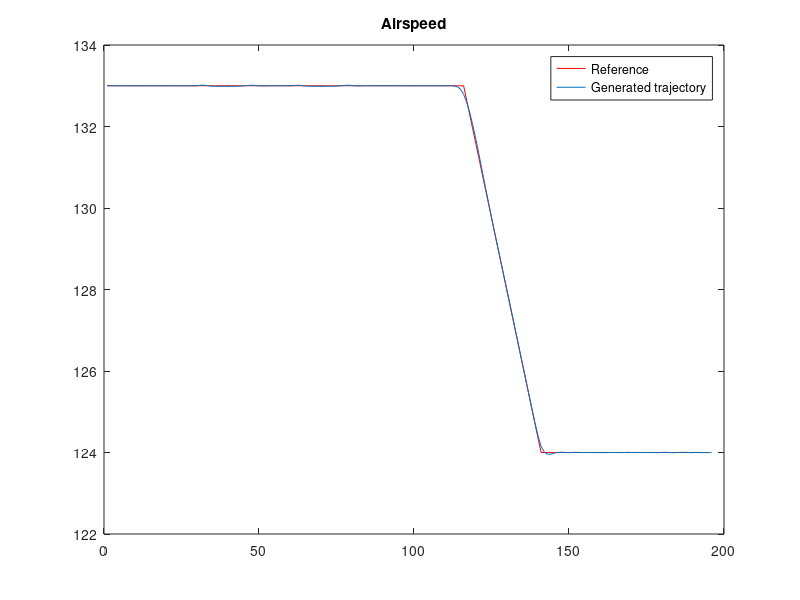
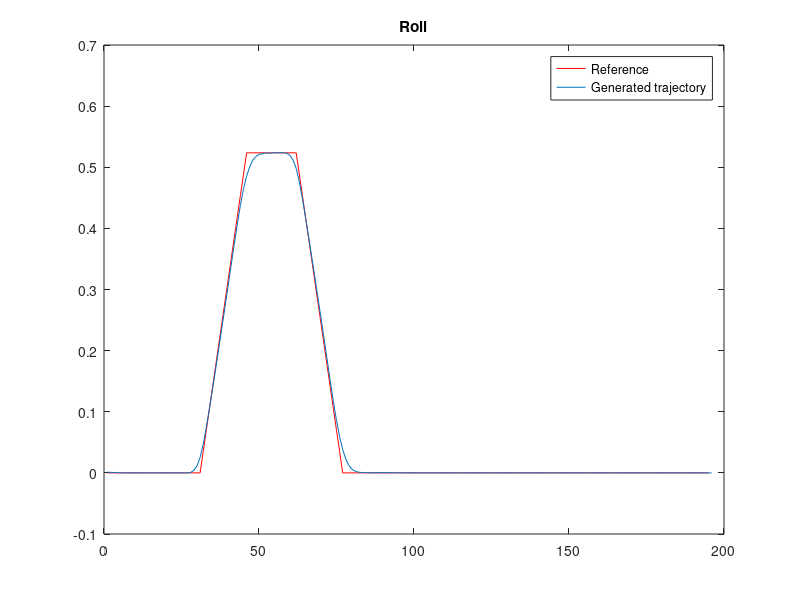

Write MATLAB code to recreate these figures, in order. (Note: this script raises an error after producing the figures.)
clear all;  close all;
randn('state', 0);

%% load data and simplify notation
load datB747
nx = dat.dim.nx;
nu = dat.dim.nu;
N = dat.time.N;
SimTime = dat.time.sim;
dxs = dat.ss.x;
dus = dat.ss.u;
umax = dat.constraints.ulims_max;
umin = dat.constraints.ulims_min;
Q = dat.cost.Q;
R = dat.cost.R;
P = dat.cost.P;
A = dat.model.A;
B = dat.model.B;
X = dat.track.x;
U = dat.track.u;
XINIT = dat.XINIT;
l = dat.l;
L = dat.L;

%% Plotting
figure;
plot(133+dxs(4,:),'r');
hold
plot(133+X(4,:));   
h1leg = legend('Reference', 'Generated trajectory');
h1title = title('Airspeed');
    
figure;
plot(dxs(7,:),'r');
hold
plot(X(7,:));
h1leg = legend('Reference', 'Generated trajectory');
h1title = title('Roll');



%% ----------------------------------------------
%% Solve w/ splitting methods - MPC for tracking
%% ----------------------------------------------
fcnList_MPC = { @AMA, @FAMA, @PrFAMA };

clear settings;
clear ITER_COUNT;

%% Iterate over the algorithms
for kkk = 1:length(fcnList_MPC)
    % Global settings for solver
    settings.maxItr = 1e3;
    settings.dualTol = 1e-3;
    settings.primalTol = 1e-3;
    if (kkk==1) % AMA w/o preconditioning
    elseif (kkk==2) % FAMA w/o preconditioning
        settings.restart = 'yes';
    elseif (kkk==3) % FAMA w/ preconditioning
        [settings.dualPrec] = precAMA(dat); 
        settings.rho = 1;
        settings.restart = 'yes';
    end
    
    % save optimal x and u for each method
    fom.x{kkk} = []; 
    fama.x{kkk,1} = XINIT;
    fom.u{kkk} = [];
    fama.u{kkk} = [];
    
    %% Receding horizon control
    for ttt = 1:SimTime-2*N   
        if ttt == 1
            xinit = XINIT;
        end

        % Solve
        %%%%%%%%%%%%%%%%%%%%%%%%%%%%%%%%%%%%%%%%%%%%%%%%%%%%%%%%%%%%%%
        % FILL IN THE FUNCTIONS
        [sol, stats, stats_plot] =...
            fcnList_MPC{kkk}(dat,reshape(dxs(:,ttt:ttt+N),(N+1)*nx,1),...
            reshape(dus(:,ttt:ttt+N-1),N*nu,1),xinit,settings);
       %%%%%%%%%%%%%%%%%%%%%%%%%%%%%%%%%%%%%%%%%%%%%%%%%%%%%%%%%%%%%%%%% 
        % Recover optimal closed loop trajectories
        fom.x{kkk} = reshape(sol.x(1:(N+1)*nx),nx,N+1);
        fama.x{kkk} = [fama.x{kkk} fom.x{kkk}(:,2)];
        fom.u{kkk} = reshape(sol.x((N+1)*nx+1:end),nu,N);
        fama.u{kkk} = [fama.u{kkk} fom.u{kkk}(:,1)];
        
        if (ttt==SimTime-2*N)
            fom.x{kkk} = reshape(sol.x(1:(N+1)*nx),nx,N+1);
            fama.x{kkk} = [fama.x{kkk} fom.x{kkk}(:,2:end)];
            fom.u{kkk} = reshape(sol.x((N+1)*nx+1:end),nu,N);
            fama.u{kkk} = [fama.u{kkk} fom.u{kkk}]; 
        end
        
        xinit = fom.x{kkk}(:,2)+1e-3*(-1+2*rand)*fom.x{kkk}(:,2); % perturbed initial state
        SOL{kkk,ttt} = sol;
        ITER_COUNT(kkk,ttt) = stats.numiter;
        STATS_PLOT{kkk,ttt,:} = stats_plot;
        ITER_COUNT(kkk,ttt)   = stats.numiter;
        DUAL_RESIDUAL(kkk,ttt) = sqrt(stats.rDual);
        ACTIVE_CONSTRAINTS(kkk,ttt) = sum(abs(sol.lam) > 1e-3);
    end
    %% Keep statistics for each algorithm
    ERROR(kkk) = norm([fama.x{kkk}] - X)  / norm(X);
    ITERS(kkk) = mean(ITER_COUNT(kkk,:));

    % forward simulate system with saturated (sub)optimal input sequence
    fama.u{kkk} = min(repmat(umax,1,195),max(fama.u{kkk},repmat(umin,1,195)));
    fama.x{kkk}(:,1) = XINIT;
    for ttt=1:195
        fama.x{kkk}(:,ttt+1) = A*fama.x{kkk}(:,ttt) + B*fama.u{kkk}(:,ttt);
    end

    fama.x{kkk}(4,:) = 133+fama.x{kkk}(4,:);
    fama.x{kkk}(7,:) = (180/pi)*fama.x{kkk}(7,:);
    fama.x{kkk}(8,:) = (180/pi)*fama.x{kkk}(8,:);
    Xorig(4,:) = 133+X(4,:);
    Xorig(7,:) = (180/pi)*X(7,:);
    Xorig(8,:) = (180/pi)*X(8,:);

    %% Plotting
    figure;
    plot(133+dxs(4,:),'r');
    hold
    plot(Xorig(4,:));   
    plot(fama.x{kkk}(4,:)); 
    h1leg = legend('Reference', 'IP solver', 'FAMA');
    h1title = title('Airspeed');

    figure;
    plot((180/pi)*dxs(7,:),'r');
    hold
    plot(Xorig(7,:));
    plot(fama.x{kkk}(7,:));
    h1leg = legend('Reference', 'IP solver', 'FAMA');
    h1title = title('Roll');
    pause;
end
fprintf('\n')
X_MPC = fom.x;
U_MPC = fom.u;
ERROR_MPC = ERROR;
ITERS_MPC = ITERS;

%% Plotting
figure(1);
hold on;
plot(1e3*X(7,:), 'k', 'LineWidth', 2);
plot(ITER_COUNT(1,:), '--g','LineWidth', 1.5);
plot(ITER_COUNT(2,:), '--b','LineWidth', 1.5);
plot(ITER_COUNT(3,:), '--r','LineWidth', 1.5);
hold off;
h1y = ylabel('No. of iterations'); h1x = xlabel('Time');
h1t = title('Iterations per problem');
h1leg = legend('Roll reference', 'AMA', 'FAMA', 'PrecFAMA');
set(h1t, 'FontSize', 14);